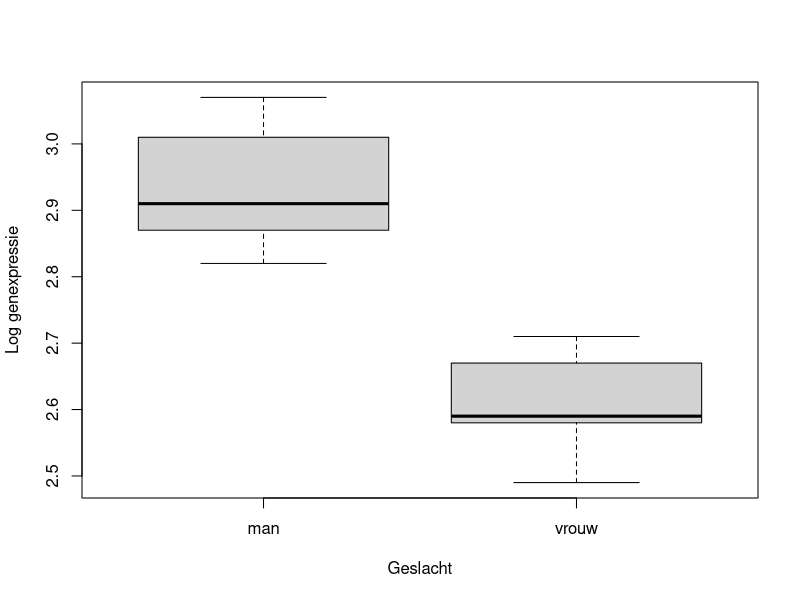
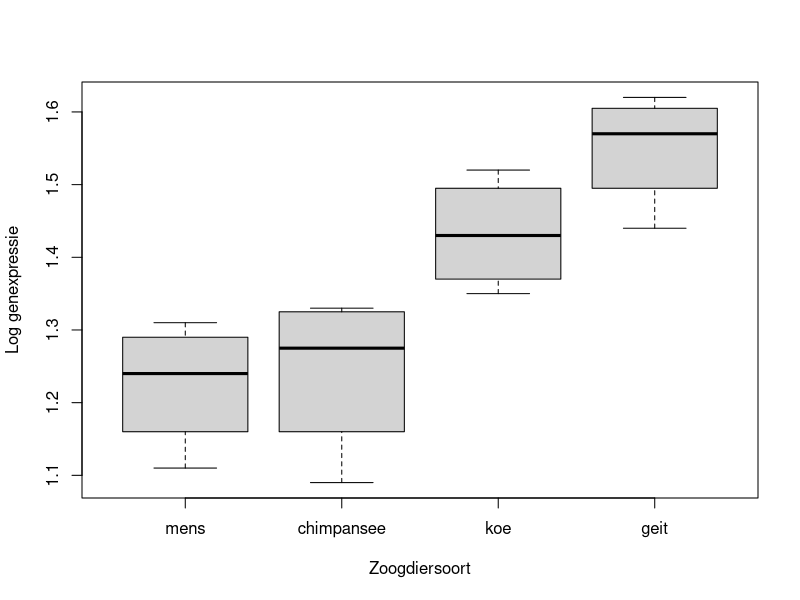
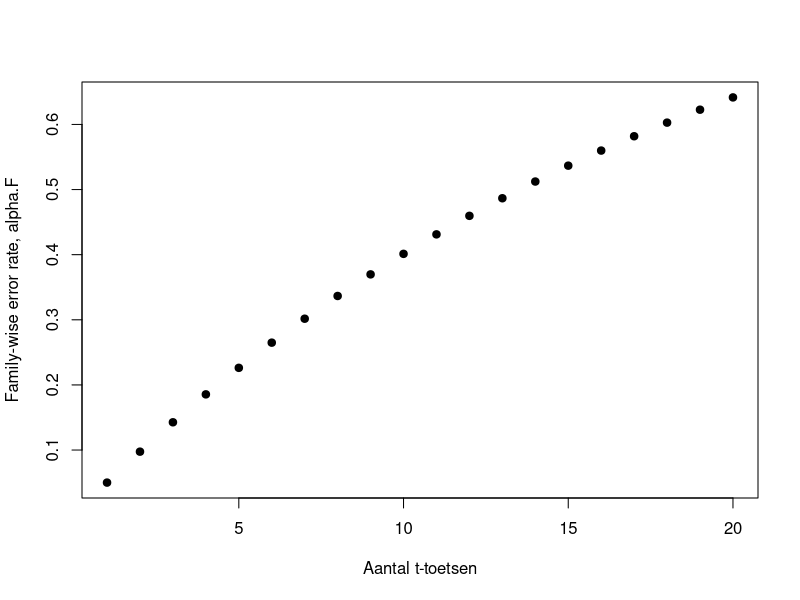
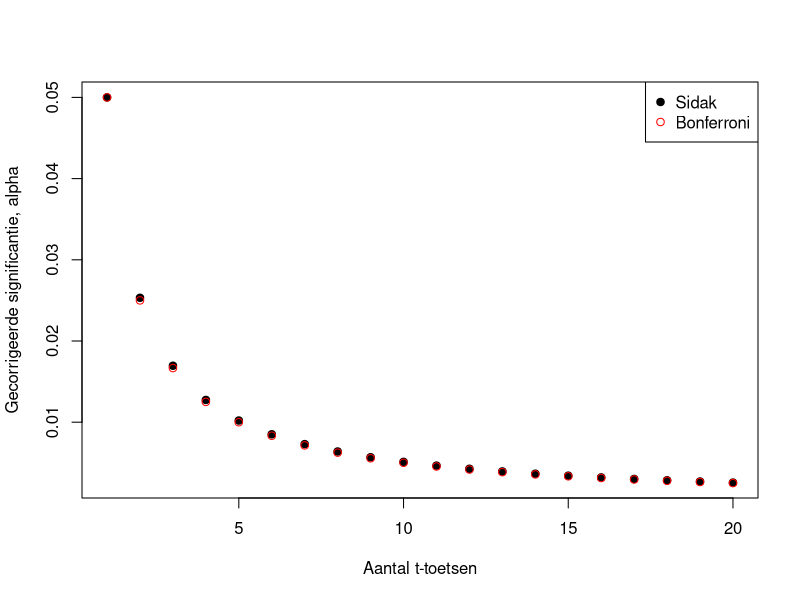
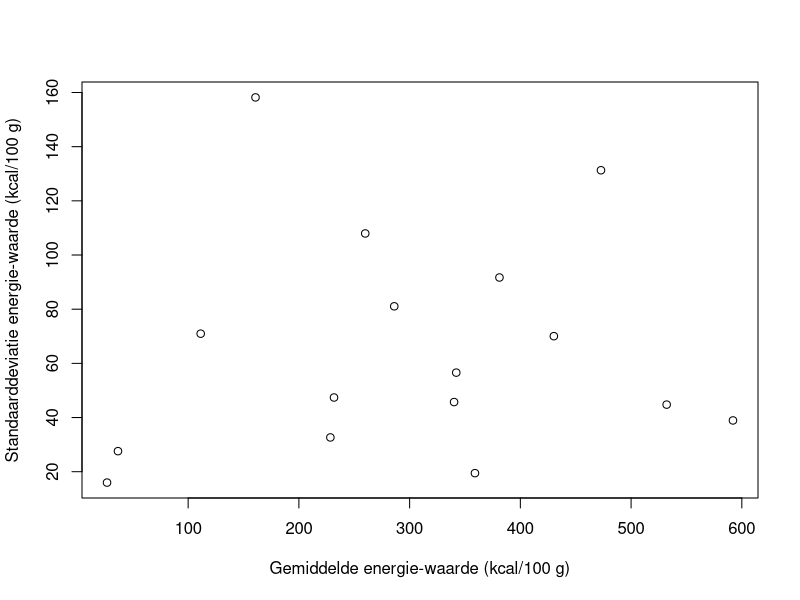
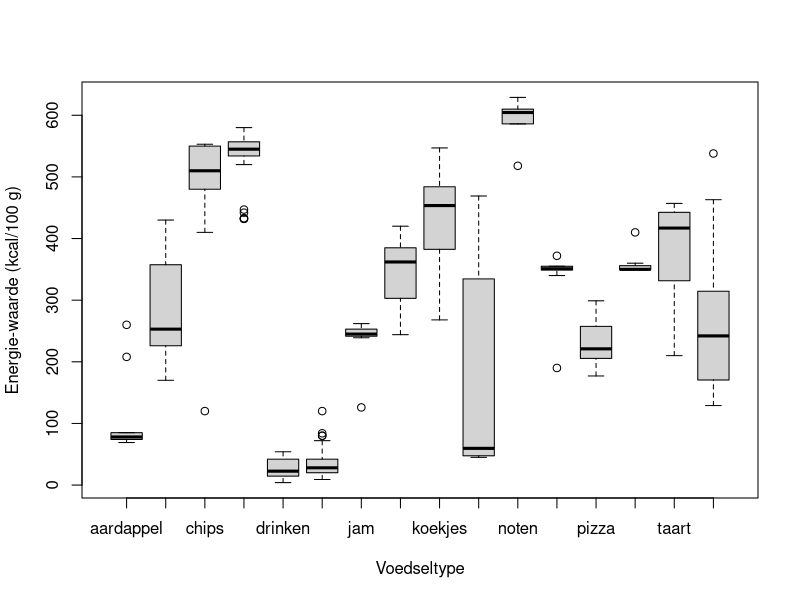
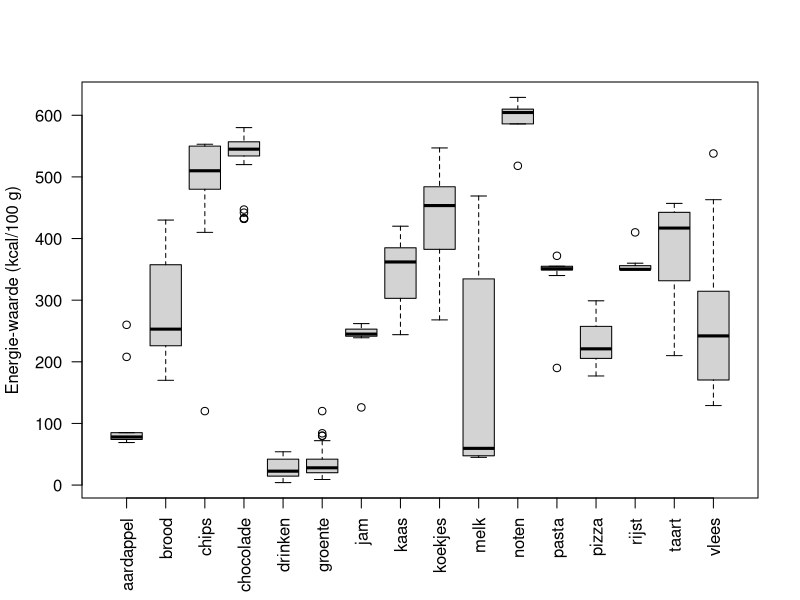
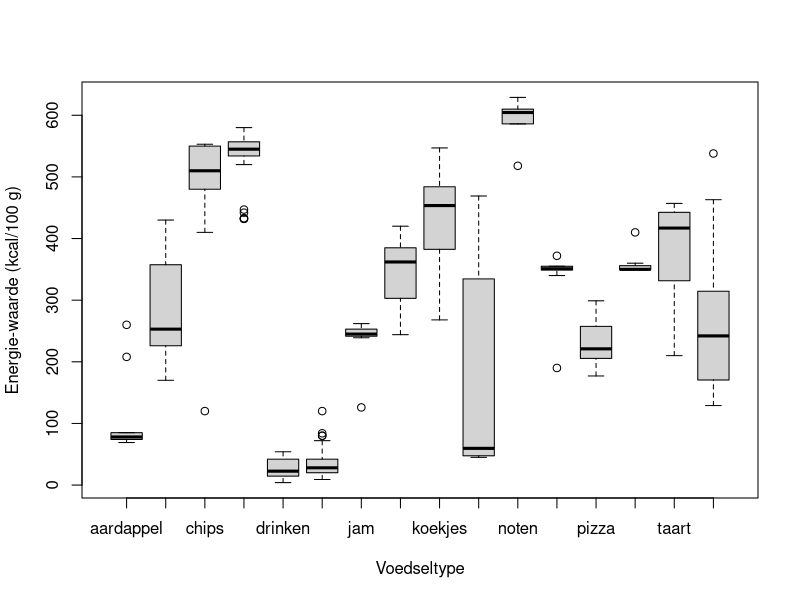

R code for these plots, in order: (Note: this script raises an error after producing the figures.)
## ---- chunk 1
knitr::opts_chunk$set(echo = TRUE)
## ---- chunk 2
id <- 1:10
geslacht <- factor(c("man","man","man","vrouw","vrouw","vrouw","man","vrouw","man","vrouw"))
logexpressie <- c(2.91, 3.07, 2.82, 2.49, 2.58, 2.67, 3.01, 2.59, 2.87, 2.71)
myData <- data.frame(id, geslacht, logexpressie)
rm(id,geslacht,logexpressie)
myData
## ---- chunk 3
boxplot(logexpressie ~ geslacht, data = myData, xlab = "Geslacht", ylab = "Log genexpressie")
## ---- chunk 4
tapply(myData$logexpressie, myData$geslacht, mean)
## ---- chunk 5
tapply(myData$logexpressie, myData$geslacht, length)
## ---- chunk 6
res <- t.test(logexpressie ~ geslacht, data = myData)
res
## ---- chunk 7
t <- res$statistic
ns <- tapply(myData$logexpressie, myData$geslacht, length)
n.1 <- ns[1]
n.2 <- ns[2]
d.av <- t*sqrt(1/n.1 + 1/n.2)
names(d.av) <- "Cohen's d"
cat("Effectsterkte: d.av = ",d.av,"\n")
## ---- chunk 8
id <- 1:16
soort <- factor(c(rep("mens", 4), rep("chimpansee", 4), rep("koe", 4), rep("geit", 4)))
logexpressie <- c(1.11, 1.31, 1.27, 1.21, 1.09, 1.23, 1.32, 1.33, 1.35, 1.52, 1.47, 1.39, 1.44, 1.59, 1.62, 1.55)
myData <- data.frame(id, soort, logexpressie)
rm(id, soort, logexpressie)
myData
## ---- chunk 9
myData$soort <- factor(myData$soort, levels = c("mens", "chimpansee", "koe", "geit"))
boxplot(logexpressie ~ soort, data = myData, xlab = "Zoogdiersoort", ylab = "Log genexpressie")
## ---- chunk 10
tapply(myData$logexpressie, myData$soort, mean)
## ---- chunk 11
tapply(myData$logexpressie, myData$soort, length)
## ---- chunk 12
t.test(logexpressie[soort %in% c("mens","chimpansee")] ~ soort[soort %in% c("mens","chimpansee")], data = myData)
## ---- chunk 13
t.test(logexpressie ~ soort, data = myData, subset = (soort == "mens" | soort == "chimpansee"))
## ---- chunk 14
t.test(logexpressie ~ soort, data = myData, subset = (soort %in% c("mens","chimpansee")))
## ---- chunk 15
x <- c("a","b","c","a","b","d")
x
x %in% "a"
x == "a"
x %in% c("a","b")
x == c("a","b")
x %in% "e"
x == "e"
## ---- chunk 16
t.test(logexpressie ~ soort, data = myData, subset = (soort %in% c("mens","koe")))
## ---- chunk 17
t.test(logexpressie ~ soort, data = myData, subset = (soort %in% c("koe","geit")))
## ---- chunk 18
pairwise.t.test(myData$logexpressie, myData$soort, p.adjust.method = "none", pool.sd = F)
## ---- chunk 19
C <- 1:20
## ---- chunk 20
alpha <- 0.05
## ---- chunk 21
alpha.F = 1-(1-alpha)^C
alpha.F
## ---- chunk 22
plot(alpha.F ~ C, xlab = "Aantal t-toetsen", ylab = "Family-wise error rate, alpha.F", pch=19)
## ---- chunk 23
alpha.F <- 0.05
alpha.Sidak = 1-(1-alpha.F)^(1/C)
alpha.Bon = alpha.F/C
alpha.Sidak
alpha.Bon
## ---- chunk 24
plot(alpha.Sidak ~ C, xlab = "Aantal t-toetsen", ylab = "Gecorrigeerde significantie, alpha", pch=19)
points(C, alpha.Bon, pch=1, col = "red")
legend("topright", legend = c("Sidak", "Bonferroni"), col = c("black", "red"), pch=c(19, 1))
## ---- chunk 25
id <- 1:16
soort <- factor(c(rep("mens", 4), rep("chimpansee", 4), rep("koe", 4), rep("geit", 4)))
logexpressie <- c(1.11, 1.31, 1.27, 1.21, 1.09, 1.23, 1.32, 1.33, 1.35, 1.52, 1.47, 1.39, 1.44, 1.59, 1.62, 1.55)
myData <- data.frame(id, soort, logexpressie)
rm(id, soort, logexpressie)
myData
## ---- chunk 26
pairwise.t.test(myData$logexpressie, myData$soort, p.adjust.method = "none", pool.sd = F)
## ---- chunk 27
pairwise.t.test(myData$logexpressie, myData$soort, p.adjust.method = "bonferroni", pool.sd = F)
## ---- chunk 28
setwd(dir = "H:/Hanze/ILST/vakken/kwartaal 07/Statistiek 3 BIN/lessen/2019-2020/Les 05 - Multiple t-toetsen")
getwd()
dir()

myData <- read.table(file = "Les 05_Voedingsmiddelen_db_v1.txt", header = T, sep = "\t")
myData
## ---- chunk 29
myData[myData$type == "chocolade",]
## ---- chunk 30
( means <- tapply(myData$H.kcal, myData$type, mean) )
## ---- chunk 31
( stdevs <- tapply(myData$H.kcal, myData$type, sd) )
## ---- chunk 32
plot(stdevs ~ means, xlab="Gemiddelde energie-waarde (kcal/100 g)", 
     ylab="Standaarddeviatie energie-waarde (kcal/100 g)")
## ---- chunk 33
boxplot(myData$H.kcal ~ myData$type, xlab = "Voedseltype", ylab="Energie-waarde (kcal/100 g)")
boxplot(myData$H.kcal ~ myData$type, xlab = "", ylab="Energie-waarde (kcal/100 g)",
        las=2)   # draaien van x-labels
## ---- chunk 34
boxplot(H.kcal ~ type, data = myData, xlab = "Voedseltype", ylab="Energie-waarde (kcal/100 g)")
boxplot(H.kcal ~ type, data = myData, xlab = "", ylab="Energie-waarde (kcal/100 g)",
        las=2)
## ---- chunk 35
( res <- t.test(H.kcal ~ type, data = myData, subset = (type %in% c("chips", "chocolade"))) )
## ---- chunk 36
t <- res$statistic
ns = tapply(myData$H.kcal, myData$type, length)
n.1 = ns["chips"]
n.2 = ns["chocolade"]
d.av <- t*sqrt(1/n.1 + 1/n.2)
names(d.av) <- "Cohen's d"
cat("Effectsterkte d.av = ",d.av,"\n")
## ---- chunk 37
boxplot(H.kcal ~ type, data = myData, subset = (type %in% c("chips", "chocolade")), las=2, xlab="", ylab = "Energie-waarde (kcal/100 g)")
## ---- chunk 38
TEMP <- myData[myData$type %in% c("chips","chocolade"), ]
TEMP$type <- factor(as.character(TEMP$type))
boxplot(H.kcal ~ type, data = TEMP,
        xlab = "Voedseltype", ylab="Energie-waarde (kcal/100 g)")
## ---- chunk 39
TEMP <- myData[(myData$type == "chips" | myData$type == "chocolade"), ]
TEMP$type <- droplevels(TEMP$type)
boxplot(H.kcal ~ type, data = TEMP,
        xlab = "Voedseltype", ylab="Energie-waarde (kcal/100 g)")
## ---- chunk 40
myData2 <- myData[myData$type %in% c("brood", "chips", "chocolade", "groente", "kaas", "taart"), ]
myData2$type <- droplevels(myData2$type)
boxplot(H.kcal ~ type, data=myData2, xlab = "Voedseltype", ylab="Energie-waarde (kcal/100 g)")
## ---- chunk 41
pairwise.t.test(myData2$H.kcal, myData2$type, p.adjust.method = "none", pool.sd = F)
## ---- chunk 42
pairwise.t.test(myData2$H.kcal, myData2$type, p.adjust.method = "bonferroni", pool.sd = F)
